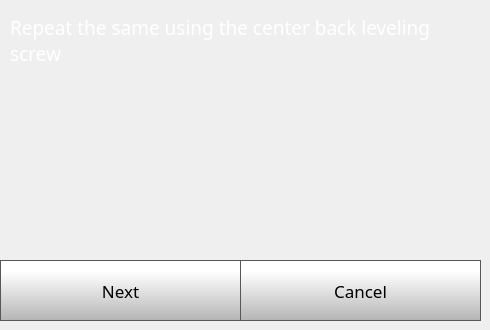
    <widget class="QWidget" name="quickStep4Page">
     <widget class="QPushButton" name="quickStep4NextButton">
      <property name="geometry">
       <rect>
        <x>0</x>
        <y>260</y>
        <width>241</width>
        <height>61</height>
       </rect>
      </property>
      <property name="font">
       <font>
        <family>Gotham</family>
        <pointsize>13</pointsize>
       </font>
      </property>
      <property name="styleSheet">
       <string notr="true">QPushButton {
     border: 1px solid rgb(87, 87, 87);
	background-color: qlineargradient(spread:pad, x1:0, y1:1, x2:0, y2:0.188, stop:0 rgba(180, 180, 180, 255), stop:1 rgba(255, 255, 255, 255));


}

QPushButton:pressed {
    background-color: qlineargradient(x1: 0, y1: 0, x2: 0, y2: 1,
                                      stop: 0 #dadbde, stop: 1 #f6f7fa);
}

QPushButton:flat {
    border: none; /* no border for a flat push button */
}

QPushButton:default {
    border-color: navy; /* make the default button prominent */
}

QPushButton:focus {
	outline: none;
}</string>
      </property>
      <property name="text">
       <string>Next</string>
      </property>
      <property name="iconSize">
       <size>
        <width>40</width>
        <height>40</height>
       </size>
      </property>
     </widget>
     <widget class="QPushButton" name="quickStep4CancelButton">
      <property name="geometry">
       <rect>
        <x>240</x>
        <y>260</y>
        <width>241</width>
        <height>61</height>
       </rect>
      </property>
      <property name="font">
       <font>
        <family>Gotham</family>
        <pointsize>13</pointsize>
       </font>
      </property>
      <property name="styleSheet">
       <string notr="true">QPushButton {
     border: 1px solid rgb(87, 87, 87);
	background-color: qlineargradient(spread:pad, x1:0, y1:1, x2:0, y2:0.188, stop:0 rgba(180, 180, 180, 255), stop:1 rgba(255, 255, 255, 255));


}

QPushButton:pressed {
    background-color: qlineargradient(x1: 0, y1: 0, x2: 0, y2: 1,
                                      stop: 0 #dadbde, stop: 1 #f6f7fa);
}

QPushButton:flat {
    border: none; /* no border for a flat push button */
}

QPushButton:default {
    border-color: navy; /* make the default button prominent */
}

QPushButton:focus {
	outline: none;
}</string>
      </property>
      <property name="text">
       <string>Cancel</string>
      </property>
      <property name="iconSize">
       <size>
        <width>40</width>
        <height>40</height>
       </size>
      </property>
     </widget>
     <widget class="QLabel" name="calibrateLabel_12">
      <property name="geometry">
       <rect>
        <x>10</x>
        <y>10</y>
        <width>471</width>
        <height>61</height>
       </rect>
      </property>
      <property name="font">
       <font>
        <family>Gotham</family>
        <pointsize>14</pointsize>
        <weight>50</weight>
        <bold>false</bold>
       </font>
      </property>
      <property name="styleSheet">
       <string notr="true">color: rgb(255, 255, 255);</string>
      </property>
      <property name="text">
       <string>Repeat the same using the center back leveling screw</string>
      </property>
      <property name="wordWrap">
       <bool>true</bool>
      </property>
     </widget>
    </widget>
